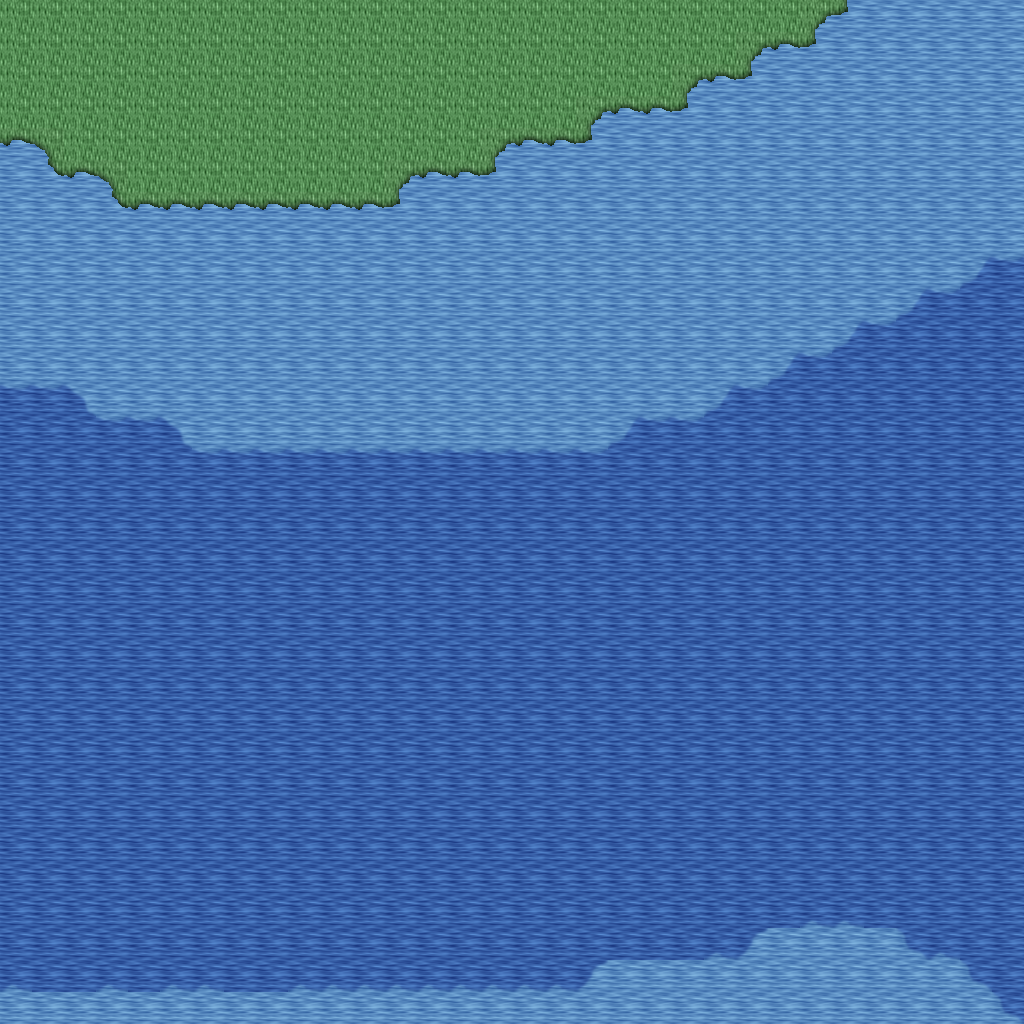

A level layout from a 2D game, rendered from its tile map. Below: a short description, then the map file with tile-grid data replaced by summaries:
An orthogonal 32x32 tile map with 32x32 px tiles, 5 tile layers (Ground, Objects, Objects2, Above, ...), 1 hidden layer not drawn, 32 tilesets.

<map version="1.10" tiledversion="1.11.0" orientation="orthogonal" renderorder="right-down" width="32" height="32" tilewidth="32" tileheight="32" infinite="0" nextlayerid="11" nextobjectid="1">
 <tileset firstgid="1" name="ground_ground" tilewidth="32" tileheight="32" tilecount="33" columns="3">
  <image source="../drawable/ground_ground.png" width="96" height="352" />
 </tileset>
 <tileset firstgid="34" name="ground_ground_2" tilewidth="32" tileheight="32" tilecount="4" columns="4">
  <image source="../drawable/ground_ground_2.png" width="128" height="32" />
 </tileset>
 <tileset firstgid="38" name="ground_water_pool" tilewidth="32" tileheight="32" tilecount="72" columns="3">
  <image source="../drawable/ground_water_pool.png" width="96" height="768" />
 </tileset>
 <tileset firstgid="110" name="ground_ridge_earth_dark" tilewidth="32" tileheight="32" tilecount="96" columns="12">
  <image source="../drawable/ground_ridge_earth_dark.png" width="384" height="256" />
 </tileset>
 <tileset firstgid="206" name="plant_grasses" tilewidth="32" tileheight="32" tilecount="6" columns="3">
  <image source="../drawable/plant_grasses.png" width="96" height="64" />
 </tileset>
 <tileset firstgid="212" name="ground_rock_pebbles" tilewidth="32" tileheight="32" tilecount="3" columns="1">
  <image source="../drawable/ground_rock_pebbles.png" width="32" height="96" />
 </tileset>
 <tileset firstgid="215" name="plant_flower_daisy_yellow" tilewidth="32" tileheight="32" tilecount="8" columns="2">
  <image source="../drawable/plant_flower_daisy_yellow.png" width="64" height="128" />
 </tileset>
 <tileset firstgid="223" name="plant_flower_daisy_white" tilewidth="32" tileheight="32" tilecount="8" columns="2">
  <image source="../drawable/plant_flower_daisy_white.png" width="64" height="128" />
 </tileset>
 <tileset firstgid="231" name="ground_grass_edges" tilewidth="32" tileheight="32" tilecount="36" columns="12">
  <image source="../drawable/ground_grass_edges.png" width="384" height="96" />
 </tileset>
 <tileset firstgid="267" name="ground_earth_edges" tilewidth="32" tileheight="32" tilecount="18" columns="6">
  <image source="../drawable/ground_earth_edges.png" width="192" height="96" />
 </tileset>
 <tileset firstgid="285" name="ground_grass_corners" tilewidth="32" tileheight="32" tilecount="24" columns="6">
  <image source="../drawable/ground_grass_corners.png" width="192" height="128" />
 </tileset>
 <tileset firstgid="309" name="ground_square_paving" tilewidth="32" tileheight="32" tilecount="1" columns="1">
  <image source="../drawable/ground_square_paving.png" width="32" height="32" />
 </tileset>
 <tileset firstgid="310" name="plant_flower_daisy_red" tilewidth="32" tileheight="32" tilecount="8" columns="2">
  <image source="../drawable/plant_flower_daisy_red.png" width="64" height="128" />
 </tileset>
 <tileset firstgid="318" name="plant_flower_daisy_blue" tilewidth="32" tileheight="32" tilecount="8" columns="2">
  <image source="../drawable/plant_flower_daisy_blue.png" width="64" height="128" />
 </tileset>
 <tileset firstgid="326" name="plant_tree_tree_darkgreen" tilewidth="32" tileheight="32" tilecount="88" columns="8">
  <image source="../drawable/plant_tree_tree_darkgreen.png" width="256" height="352" />
 </tileset>
 <tileset firstgid="414" name="object_well" tilewidth="32" tileheight="32" tilecount="4" columns="2">
  <image source="../drawable/object_well.png" width="64" height="64" />
 </tileset>
 <tileset firstgid="418" name="plant_bush_bushes" tilewidth="32" tileheight="32" tilecount="10" columns="5">
  <image source="../drawable/plant_bush_bushes.png" width="160" height="64" />
 </tileset>
 <tileset firstgid="428" name="ground_eye" tilewidth="32" tileheight="32" tilecount="9" columns="3">
  <image source="../drawable/ground_eye.png" width="96" height="96" />
 </tileset>
 <tileset firstgid="437" name="plant_stump_rectangular" tilewidth="32" tileheight="32" tilecount="4" columns="2">
  <image source="../drawable/plant_stump_rectangular.png" width="64" height="64" />
 </tileset>
 <tileset firstgid="441" name="item_gothic_large_gravestone" tilewidth="32" tileheight="32" tilecount="9" columns="3">
  <image source="../drawable/item_gothic_large_gravestone.png" width="96" height="96" />
 </tileset>
 <tileset firstgid="450" name="logic_collision" tilewidth="32" tileheight="32" tilecount="1" columns="1">
  <image source="../drawable/logic_collision.png" width="32" height="32" />
 </tileset>
 <tileset firstgid="451" name="logic_item_herb" tilewidth="32" tileheight="32" tilecount="5" columns="5">
  <image source="../drawable/logic_item_herb.png" width="160" height="32" />
 </tileset>
 <tileset firstgid="456" name="ground_rock_rubble" tilewidth="32" tileheight="32" tilecount="9" columns="3">
  <image source="../drawable/ground_rock_rubble.png" width="96" height="96" />
 </tileset>
 <tileset firstgid="465" name="ground_rock_rocks_3" tilewidth="32" tileheight="32" tilecount="16" columns="4">
  <image source="../drawable/ground_rock_rocks_3.png" width="128" height="128" />
 </tileset>
 <tileset firstgid="481" name="ground_rock_large_boulder" tilewidth="32" tileheight="32" tilecount="9" columns="3">
  <image source="../drawable/ground_rock_large_boulder.png" width="96" height="96" />
 </tileset>
 <tileset firstgid="490" name="ground_rock_large_pebble" tilewidth="32" tileheight="32" tilecount="2" columns="2">
  <image source="../drawable/ground_rock_large_pebble.png" width="64" height="32" />
 </tileset>
 <tileset firstgid="492" name="ground_rock_rocks_2" tilewidth="32" tileheight="32" tilecount="4" columns="2">
  <image source="../drawable/ground_rock_rocks_2.png" width="64" height="64" />
 </tileset>
 <tileset firstgid="496" name="ground_green_paving" tilewidth="32" tileheight="32" tilecount="18" columns="3">
  <image source="../drawable/ground_green_paving.png" width="96" height="192" />
 </tileset>
 <tileset firstgid="514" name="logic_protection" tilewidth="32" tileheight="32" tilecount="2" columns="2">
  <image source="../drawable/logic_protection.png" width="64" height="32" />
 </tileset>
 <tileset firstgid="516" name="building_castle" tilewidth="32" tileheight="32" tilecount="320" columns="20">
  <image source="../drawable/building_castle.png" width="640" height="512" />
 </tileset>
 <tileset firstgid="836" name="logic_creature_ogre" tilewidth="32" tileheight="32" tilecount="4" columns="4">
  <image source="../drawable/logic_creature_ogre.png" width="128" height="32" />
 </tileset>
 <tileset firstgid="840" name="logic_creature_troll" tilewidth="32" tileheight="32" tilecount="4" columns="4">
  <image source="../drawable/logic_creature_troll.png" width="128" height="32" />
 </tileset>
 <layer id="1" name="Ground" width="32" height="32">
  <data>[1024 cells, 1024 non-empty, 9 distinct tile ids]</data>
 </layer>
 <layer id="2" name="Objects" width="32" height="32">
  <data>[1024 cells, 35 non-empty, 5 distinct tile ids]</data>
 </layer>
 <layer id="3" name="Objects2" width="32" height="32">
  <data>[1024 cells, 0 non-empty, 0 distinct tile ids]</data>
 </layer>
 <layer id="4" name="Above" width="32" height="32">
  <data>[1024 cells, 0 non-empty, 0 distinct tile ids]</data>
 </layer>
 <layer id="5" name="Above2" width="32" height="32">
  <data>[1024 cells, 0 non-empty, 0 distinct tile ids]</data>
 </layer>
 <layer id="6" name="Walkable" width="32" height="32" visible="0">
  <data>[1024 cells, 582 non-empty, 1 distinct tile ids]</data>
 </layer>
 <objectgroup id="7" name="Mapevents" />
 <objectgroup id="8" name="Spawn" />
 <objectgroup id="9" name="Keys" />
 <objectgroup id="10" name="Replace" />
</map>
